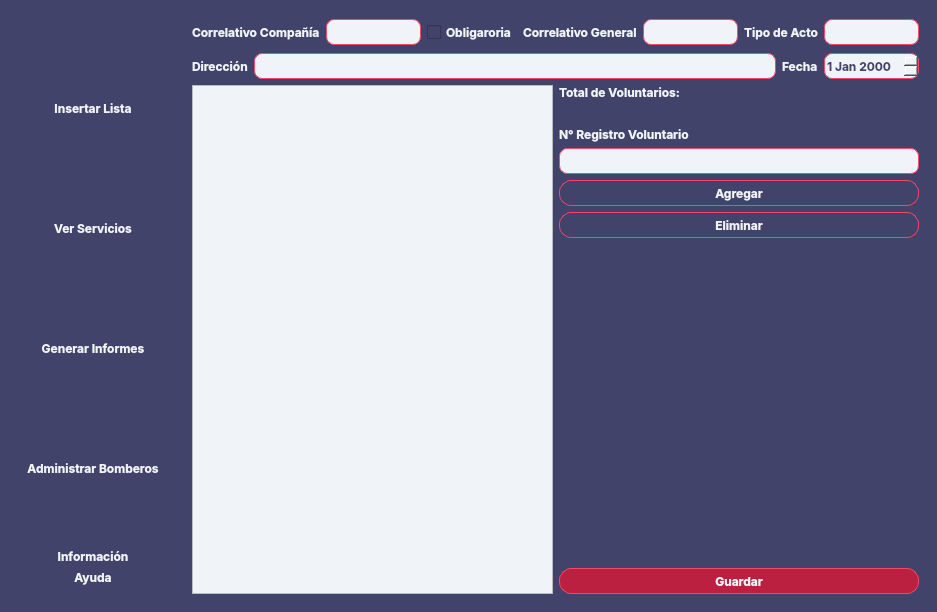
<?xml version="1.0" encoding="UTF-8"?>
<ui version="4.0">
 <class>MainWindow</class>
 <widget class="QMainWindow" name="MainWindow">
  <property name="geometry">
   <rect>
    <x>0</x>
    <y>0</y>
    <width>937</width>
    <height>612</height>
   </rect>
  </property>
  <property name="windowTitle">
   <string>Sistema de Estadistica - Bomba Tobalaba</string>
  </property>
  <property name="windowIcon">
   <iconset resource="Recursos.qrc">
    <normaloff>:/Logos/CbpaLogo.ico</normaloff>:/Logos/CbpaLogo.ico</iconset>
  </property>
  <property name="animated">
   <bool>true</bool>
  </property>
  <widget class="QWidget" name="centralwidget">
   <property name="styleSheet">
    <string notr="true">QLineEdit, QComboBox, QLabel, QDateEdit, QCheckBox{
height: 24px;
}
QPushButton{
border: none;
cursor: pointer;
}
#btnSave{
background-color: #bc2041;
border-radius: 4px;
}
QWidget{
color: #F0F3F8;
background-color: #41436A;
font-family: Inter;
font-size: 12px;
font-weight: bold;
}
#SideBar QPushButton{
transition-duration: 0.4s;
border-radius: 4px;
}
#SideBar QPushButton:hover{
background-color: #974063;
}
QTableWidget{
background-color: #F0F3F8;
color: #41436A;
}
#newListActions QPushButton{
height: 24px;
}
QComboBox, QDateEdit, QLineEdit{
background-color: #F0F3F8;
border: 1px solid #F54768;
border-radius: 8px;
color: #41436A;
}
#contentField QPushButton{
border: 0.5px solid #F54768;
height: 24px;
border-radius: 12px;
transition-duration: 0.4s;
}

#contentField QPushButton:hover{
background-color: #974063;
}

#secMensual, #secPersonalizado, #secOInformes, #secDetallePers{
border:  1px solid #F54768;
padding: 4px;
border-radius: 16px
}
QHeaderView::section{
color: #202020;
}
</string>
   </property>
   <layout class="QHBoxLayout" name="horizontalLayout">
    <item>
     <widget class="QWidget" name="SideBar" native="true">
      <layout class="QVBoxLayout" name="verticalLayout_3">
       <item alignment="Qt::AlignTop">
        <widget class="QWidget" name="opnMenu" native="true">
         <layout class="QVBoxLayout" name="verticalLayout_4"/>
        </widget>
       </item>
       <item>
        <widget class="QWidget" name="actionMenu" native="true">
         <property name="sizePolicy">
          <sizepolicy hsizetype="Preferred" vsizetype="Expanding">
           <horstretch>0</horstretch>
           <verstretch>0</verstretch>
          </sizepolicy>
         </property>
         <property name="font">
          <font>
           <family>Inter</family>
           <pointsize>-1</pointsize>
           <bold>true</bold>
          </font>
         </property>
         <layout class="QVBoxLayout" name="verticalLayout">
          <item>
           <widget class="QPushButton" name="btnInsertList">
            <property name="sizePolicy">
             <sizepolicy hsizetype="Minimum" vsizetype="MinimumExpanding">
              <horstretch>0</horstretch>
              <verstretch>0</verstretch>
             </sizepolicy>
            </property>
            <property name="text">
             <string>Insertar Lista</string>
            </property>
            <property name="icon">
             <iconset>
              <normaloff>:/Icons/Icons/file-plus.svg</normaloff>:/Icons/Icons/file-plus.svg</iconset>
            </property>
           </widget>
          </item>
          <item>
           <widget class="QPushButton" name="btnViewList">
            <property name="sizePolicy">
             <sizepolicy hsizetype="Minimum" vsizetype="MinimumExpanding">
              <horstretch>0</horstretch>
              <verstretch>0</verstretch>
             </sizepolicy>
            </property>
            <property name="text">
             <string>Ver Servicios</string>
            </property>
            <property name="icon">
             <iconset>
              <normaloff>:/Icons/Icons/edit.svg</normaloff>:/Icons/Icons/edit.svg</iconset>
            </property>
           </widget>
          </item>
          <item>
           <widget class="QPushButton" name="btnGenInforms">
            <property name="sizePolicy">
             <sizepolicy hsizetype="Minimum" vsizetype="MinimumExpanding">
              <horstretch>0</horstretch>
              <verstretch>0</verstretch>
             </sizepolicy>
            </property>
            <property name="text">
             <string>Generar Informes</string>
            </property>
            <property name="icon">
             <iconset>
              <normaloff>:/Icons/Icons/file-text.svg</normaloff>:/Icons/Icons/file-text.svg</iconset>
            </property>
           </widget>
          </item>
          <item>
           <widget class="QPushButton" name="btnAdminVols">
            <property name="sizePolicy">
             <sizepolicy hsizetype="Minimum" vsizetype="MinimumExpanding">
              <horstretch>0</horstretch>
              <verstretch>0</verstretch>
             </sizepolicy>
            </property>
            <property name="text">
             <string>Administrar Bomberos</string>
            </property>
            <property name="icon">
             <iconset>
              <normaloff>:/Icons/Icons/user-check.svg</normaloff>:/Icons/Icons/user-check.svg</iconset>
            </property>
           </widget>
          </item>
         </layout>
        </widget>
       </item>
       <item>
        <widget class="QWidget" name="infoMenu" native="true">
         <layout class="QVBoxLayout" name="verticalLayout_2">
          <item>
           <widget class="QPushButton" name="btnInfo">
            <property name="text">
             <string>Información</string>
            </property>
            <property name="icon">
             <iconset>
              <normaloff>:/Icons/Icons/info.svg</normaloff>:/Icons/Icons/info.svg</iconset>
            </property>
           </widget>
          </item>
          <item>
           <widget class="QPushButton" name="btnHelp">
            <property name="text">
             <string>Ayuda</string>
            </property>
            <property name="icon">
             <iconset>
              <normaloff>:/Icons/Icons/help-circle.svg</normaloff>:/Icons/Icons/help-circle.svg</iconset>
            </property>
           </widget>
          </item>
         </layout>
        </widget>
       </item>
      </layout>
     </widget>
    </item>
    <item>
     <widget class="QStackedWidget" name="contentField">
      <property name="currentIndex">
       <number>0</number>
      </property>
      <widget class="QWidget" name="pageInsert">
       <layout class="QVBoxLayout" name="verticalLayout_10">
        <item>
         <layout class="QHBoxLayout" name="horizontalLayout_6">
          <item>
           <widget class="QLabel" name="label">
            <property name="text">
             <string>Correlativo Compañía</string>
            </property>
           </widget>
          </item>
          <item>
           <widget class="QLineEdit" name="inpCorrCia"/>
          </item>
          <item>
           <widget class="QCheckBox" name="cbEfectiva">
            <property name="text">
             <string>Obligaroria</string>
            </property>
           </widget>
          </item>
          <item>
           <widget class="QLabel" name="label_2">
            <property name="text">
             <string>Correlativo General</string>
            </property>
           </widget>
          </item>
          <item>
           <widget class="QLineEdit" name="inpCorrGral"/>
          </item>
          <item>
           <widget class="QLabel" name="label_5">
            <property name="text">
             <string>Tipo de Acto</string>
            </property>
           </widget>
          </item>
          <item>
           <widget class="QLineEdit" name="inpActo">
            <property name="maxLength">
             <number>15</number>
            </property>
           </widget>
          </item>
         </layout>
        </item>
        <item>
         <layout class="QHBoxLayout" name="horizontalLayout_7">
          <item>
           <widget class="QLabel" name="label_3">
            <property name="text">
             <string>Dirección</string>
            </property>
           </widget>
          </item>
          <item>
           <widget class="QLineEdit" name="inpDireccion"/>
          </item>
          <item>
           <widget class="QLabel" name="label_4">
            <property name="text">
             <string>Fecha</string>
            </property>
           </widget>
          </item>
          <item>
           <widget class="QDateEdit" name="inpFecha"/>
          </item>
         </layout>
        </item>
        <item>
         <layout class="QHBoxLayout" name="horizontalLayout_8">
          <item>
           <widget class="QTableWidget" name="liVols"/>
          </item>
          <item>
           <layout class="QVBoxLayout" name="newListActions">
            <property name="sizeConstraint">
             <enum>QLayout::SetDefaultConstraint</enum>
            </property>
            <item>
             <widget class="QLabel" name="label_29">
              <property name="text">
               <string>Total de Voluntarios:</string>
              </property>
             </widget>
            </item>
            <item>
             <widget class="QLabel" name="lblTotalLista">
              <property name="text">
               <string/>
              </property>
             </widget>
            </item>
            <item>
             <widget class="QLabel" name="label_6">
              <property name="text">
               <string>N° Registro Voluntario</string>
              </property>
             </widget>
            </item>
            <item>
             <widget class="QLineEdit" name="inpVol"/>
            </item>
            <item>
             <widget class="QPushButton" name="btnAddVol">
              <property name="text">
               <string>Agregar</string>
              </property>
             </widget>
            </item>
            <item>
             <widget class="QPushButton" name="btnDelVol">
              <property name="text">
               <string>Eliminar</string>
              </property>
             </widget>
            </item>
            <item>
             <spacer name="verticalSpacer">
              <property name="orientation">
               <enum>Qt::Vertical</enum>
              </property>
              <property name="sizeHint" stdset="0">
               <size>
                <width>20</width>
                <height>40</height>
               </size>
              </property>
             </spacer>
            </item>
            <item>
             <widget class="QPushButton" name="btnSave">
              <property name="maximumSize">
               <size>
                <width>16777215</width>
                <height>16777215</height>
               </size>
              </property>
              <property name="text">
               <string>Guardar</string>
              </property>
              <property name="icon">
               <iconset>
                <normaloff>:/Icons/Icons/save.svg</normaloff>:/Icons/Icons/save.svg</iconset>
              </property>
             </widget>
            </item>
           </layout>
          </item>
         </layout>
        </item>
       </layout>
      </widget>
      <widget class="QWidget" name="pageView">
       <layout class="QHBoxLayout" name="horizontalLayout_2">
        <item>
         <widget class="QWidget" name="viewLl" native="true">
          <layout class="QVBoxLayout" name="verticalLayout_8">
           <item>
            <widget class="QLabel" name="label_10">
             <property name="text">
              <string>Buscar Acto de Servicio</string>
             </property>
            </widget>
           </item>
           <item>
            <widget class="QLineEdit" name="inpSearchList"/>
           </item>
           <item>
            <widget class="QTableWidget" name="liListsView"/>
           </item>
          </layout>
         </widget>
        </item>
        <item>
         <widget class="QWidget" name="editLl" native="true">
          <property name="enabled">
           <bool>true</bool>
          </property>
          <layout class="QVBoxLayout" name="verticalLayout_5">
           <item>
            <widget class="QWidget" name="actEdit" native="true">
             <layout class="QVBoxLayout" name="verticalLayout_6">
              <item>
               <layout class="QHBoxLayout" name="horizontalLayout_3">
                <item>
                 <widget class="QLabel" name="label_7">
                  <property name="text">
                   <string>Correlativo General</string>
                  </property>
                 </widget>
                </item>
                <item>
                 <widget class="QLineEdit" name="inpCorrGenEdit"/>
                </item>
                <item>
                 <widget class="QCheckBox" name="cbEfectivaEdit">
                  <property name="text">
                   <string>Obligatorio</string>
                  </property>
                 </widget>
                </item>
               </layout>
              </item>
              <item>
               <layout class="QHBoxLayout" name="horizontalLayout_4">
                <item>
                 <widget class="QLabel" name="label_8">
                  <property name="text">
                   <string>Tipo de Acto</string>
                  </property>
                 </widget>
                </item>
                <item>
                 <widget class="QLineEdit" name="fldActoEdit">
                  <property name="maxLength">
                   <number>15</number>
                  </property>
                 </widget>
                </item>
                <item>
                 <widget class="QLabel" name="label_11">
                  <property name="text">
                   <string>Fecha</string>
                  </property>
                 </widget>
                </item>
                <item>
                 <widget class="QDateEdit" name="inpFechaEdit"/>
                </item>
               </layout>
              </item>
              <item>
               <layout class="QHBoxLayout" name="horizontalLayout_5">
                <item>
                 <widget class="QLabel" name="label_9">
                  <property name="text">
                   <string>Dirección</string>
                  </property>
                 </widget>
                </item>
                <item>
                 <widget class="QLineEdit" name="inpDireccionEdit"/>
                </item>
               </layout>
              </item>
             </layout>
            </widget>
           </item>
           <item>
            <widget class="QWidget" name="volsEdit" native="true">
             <layout class="QVBoxLayout" name="verticalLayout_7">
              <item>
               <widget class="QLabel" name="label_31">
                <property name="text">
                 <string>Total de Voluntarios:</string>
                </property>
               </widget>
              </item>
              <item>
               <widget class="QLabel" name="lbl_cVolsEdit">
                <property name="text">
                 <string>0</string>
                </property>
               </widget>
              </item>
              <item>
               <widget class="QLabel" name="label_12">
                <property name="text">
                 <string>Añadir Voluntario</string>
                </property>
               </widget>
              </item>
              <item>
               <widget class="QLineEdit" name="inpAddVolEdit"/>
              </item>
              <item>
               <widget class="QPushButton" name="btnAddVol_2">
                <property name="text">
                 <string>Añadir</string>
                </property>
                <property name="icon">
                 <iconset>
                  <normaloff>:/Icons/Icons/plus.svg</normaloff>:/Icons/Icons/plus.svg</iconset>
                </property>
               </widget>
              </item>
              <item>
               <widget class="QPushButton" name="btnDelVol_2">
                <property name="text">
                 <string>Eliminar</string>
                </property>
                <property name="icon">
                 <iconset>
                  <normaloff>:/Icons/Icons/minus.svg</normaloff>:/Icons/Icons/minus.svg</iconset>
                </property>
               </widget>
              </item>
              <item>
               <widget class="QTableWidget" name="liVolsEdit"/>
              </item>
             </layout>
            </widget>
           </item>
           <item>
            <widget class="QPushButton" name="btnSaveEdit">
             <property name="text">
              <string>Guardar Lista</string>
             </property>
             <property name="icon">
              <iconset>
               <normaloff>:/Icons/Icons/save.svg</normaloff>:/Icons/Icons/save.svg</iconset>
             </property>
            </widget>
           </item>
           <item>
            <widget class="QPushButton" name="btnDeleteEdit">
             <property name="text">
              <string>Eliminar Lista</string>
             </property>
             <property name="icon">
              <iconset>
               <normaloff>:/Icons/Icons/trash-2.svg</normaloff>:/Icons/Icons/trash-2.svg</iconset>
             </property>
            </widget>
           </item>
          </layout>
         </widget>
        </item>
       </layout>
      </widget>
      <widget class="QWidget" name="pageInform">
       <layout class="QVBoxLayout" name="verticalLayout_12">
        <item>
         <spacer name="verticalSpacer_4">
          <property name="orientation">
           <enum>Qt::Vertical</enum>
          </property>
          <property name="sizeHint" stdset="0">
           <size>
            <width>17</width>
            <height>178</height>
           </size>
          </property>
         </spacer>
        </item>
        <item>
         <layout class="QHBoxLayout" name="horizontalLayout_13">
          <property name="sizeConstraint">
           <enum>QLayout::SetMaximumSize</enum>
          </property>
          <item>
           <widget class="QWidget" name="secMensual" native="true">
            <layout class="QVBoxLayout" name="verticalLayout_9">
             <item>
              <widget class="QLabel" name="label_18">
               <property name="text">
                <string>Resumen Mensual</string>
               </property>
              </widget>
             </item>
             <item>
              <layout class="QHBoxLayout" name="horizontalLayout_9">
               <item>
                <widget class="QLabel" name="label_14">
                 <property name="text">
                  <string>Mes</string>
                 </property>
                </widget>
               </item>
               <item>
                <widget class="QComboBox" name="cbMesInforme"/>
               </item>
               <item>
                <widget class="QLabel" name="label_15">
                 <property name="text">
                  <string>Año</string>
                 </property>
                </widget>
               </item>
               <item>
                <widget class="QComboBox" name="cbAnoInforme"/>
               </item>
              </layout>
             </item>
             <item>
              <layout class="QHBoxLayout" name="horizontalLayout_10">
               <item>
                <widget class="QPushButton" name="btnResMen">
                 <property name="text">
                  <string>Generar Resumen</string>
                 </property>
                </widget>
               </item>
               <item>
                <widget class="QPushButton" name="btnSendResMen">
                 <property name="text">
                  <string>Enviar Resumen</string>
                 </property>
                </widget>
               </item>
              </layout>
             </item>
            </layout>
           </widget>
          </item>
          <item>
           <widget class="QWidget" name="secPersonalizado" native="true">
            <layout class="QVBoxLayout" name="verticalLayout_11">
             <item>
              <widget class="QLabel" name="label_19">
               <property name="text">
                <string>Resumen Específico</string>
               </property>
              </widget>
             </item>
             <item>
              <layout class="QHBoxLayout" name="horizontalLayout_11">
               <item>
                <widget class="QLabel" name="label_16">
                 <property name="text">
                  <string>Fecha Desde</string>
                 </property>
                </widget>
               </item>
               <item>
                <widget class="QDateEdit" name="infoFechaDesde"/>
               </item>
               <item>
                <widget class="QLabel" name="label_17">
                 <property name="text">
                  <string>Fecha Hasta</string>
                 </property>
                </widget>
               </item>
               <item>
                <widget class="QDateEdit" name="infoFechaHasta"/>
               </item>
              </layout>
             </item>
             <item>
              <layout class="QHBoxLayout" name="horizontalLayout_12">
               <item>
                <widget class="QPushButton" name="btnGenResEsp">
                 <property name="text">
                  <string>Generar Resumen</string>
                 </property>
                </widget>
               </item>
               <item>
                <widget class="QPushButton" name="btnGenArr">
                 <property name="text">
                  <string>Generar Arrastre</string>
                 </property>
                </widget>
               </item>
              </layout>
             </item>
            </layout>
           </widget>
          </item>
         </layout>
        </item>
        <item>
         <widget class="QWidget" name="secDetallePers" native="true">
          <layout class="QHBoxLayout" name="horizontalLayout_14">
           <item>
            <widget class="QLabel" name="label_30">
             <property name="text">
              <string>Generar Informe por Personal:</string>
             </property>
            </widget>
           </item>
           <item>
            <widget class="QLineEdit" name="fldInfoPersonal"/>
           </item>
           <item>
            <widget class="QPushButton" name="btnGenInfoP">
             <property name="text">
              <string>Generar Detalle</string>
             </property>
            </widget>
           </item>
          </layout>
         </widget>
        </item>
        <item>
         <widget class="QWidget" name="secOInformes" native="true">
          <layout class="QHBoxLayout" name="horizontalLayout_15">
           <item>
            <widget class="QPushButton" name="btnInfo90Dias">
             <property name="text">
              <string>Informe 90 Dias</string>
             </property>
            </widget>
           </item>
          </layout>
         </widget>
        </item>
        <item>
         <spacer name="verticalSpacer_2">
          <property name="orientation">
           <enum>Qt::Vertical</enum>
          </property>
          <property name="sizeHint" stdset="0">
           <size>
            <width>17</width>
            <height>178</height>
           </size>
          </property>
         </spacer>
        </item>
       </layout>
      </widget>
      <widget class="QWidget" name="pageVols">
       <layout class="QHBoxLayout" name="horizontalLayout_21">
        <item>
         <widget class="QWidget" name="widget" native="true">
          <layout class="QVBoxLayout" name="verticalLayout_13">
           <item>
            <layout class="QHBoxLayout" name="horizontalLayout_16">
             <item>
              <widget class="QLabel" name="label_13">
               <property name="text">
                <string>Reg. Greneral</string>
               </property>
              </widget>
             </item>
             <item>
              <widget class="QLineEdit" name="fldSrcAdminVols"/>
             </item>
            </layout>
           </item>
           <item>
            <widget class="QTableWidget" name="tblAdminVols"/>
           </item>
          </layout>
         </widget>
        </item>
        <item>
         <widget class="QWidget" name="widget_2" native="true">
          <layout class="QVBoxLayout" name="verticalLayout_14">
           <item>
            <widget class="QLabel" name="label_20">
             <property name="text">
              <string>Registro General</string>
             </property>
            </widget>
           </item>
           <item>
            <widget class="QLineEdit" name="fldRegGral"/>
           </item>
           <item>
            <widget class="QLabel" name="label_21">
             <property name="text">
              <string>Registro Compañía</string>
             </property>
            </widget>
           </item>
           <item>
            <widget class="QLineEdit" name="fldRegCia"/>
           </item>
           <item>
            <widget class="QLabel" name="label_23">
             <property name="text">
              <string>Nombre</string>
             </property>
            </widget>
           </item>
           <item>
            <widget class="QLineEdit" name="fldNombre"/>
           </item>
           <item>
            <widget class="QLabel" name="label_24">
             <property name="text">
              <string>Apellido Paterno</string>
             </property>
            </widget>
           </item>
           <item>
            <widget class="QLineEdit" name="fldApellidoP"/>
           </item>
           <item>
            <widget class="QLabel" name="label_25">
             <property name="text">
              <string>Apellido Materno</string>
             </property>
            </widget>
           </item>
           <item>
            <widget class="QLineEdit" name="fldApellidoM"/>
           </item>
           <item>
            <widget class="QLabel" name="label_26">
             <property name="text">
              <string>Rut</string>
             </property>
            </widget>
           </item>
           <item>
            <widget class="QLineEdit" name="fldRut"/>
           </item>
           <item>
            <widget class="QLabel" name="label_27">
             <property name="text">
              <string>Correo</string>
             </property>
            </widget>
           </item>
           <item>
            <widget class="QLineEdit" name="fldeMail"/>
           </item>
           <item>
            <widget class="QLabel" name="label_22">
             <property name="text">
              <string>Fecha de Ingreso</string>
             </property>
            </widget>
           </item>
           <item>
            <widget class="QDateEdit" name="fldFechaIn"/>
           </item>
           <item>
            <widget class="QLabel" name="label_28">
             <property name="text">
              <string>Sub-Estado</string>
             </property>
            </widget>
           </item>
           <item>
            <widget class="QComboBox" name="cbSubEstado"/>
           </item>
           <item>
            <widget class="QPushButton" name="btnEditVol">
             <property name="text">
              <string>Editar</string>
             </property>
            </widget>
           </item>
           <item>
            <widget class="QPushButton" name="btnAddVol_3">
             <property name="text">
              <string>Agregar</string>
             </property>
            </widget>
           </item>
          </layout>
         </widget>
        </item>
       </layout>
      </widget>
     </widget>
    </item>
   </layout>
  </widget>
 </widget>
 <resources>
  <include location="Recursos.qrc"/>
 </resources>
 <connections/>
</ui>
